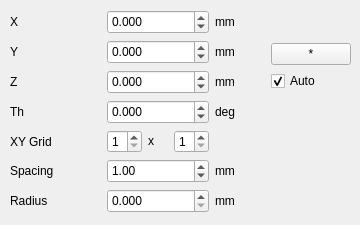
    <widget class="QWidget" name="tab_1">
     <attribute name="title">
      <string>Grid</string>
     </attribute>
     <widget class="QWidget" name="gridLayoutWidget_5">
      <property name="geometry">
       <rect>
        <x>10</x>
        <y>10</y>
        <width>341</width>
        <height>206</height>
       </rect>
      </property>
      <layout class="QGridLayout" name="gridLayout_5">
       <item column="4" row="3">
        <widget class="QLabel" name="label_154">
         <property name="maximumSize">
          <size>
           <width>50</width>
           <height>24</height>
          </size>
         </property>
         <property name="text">
          <string>deg</string>
         </property>
        </widget>
       </item>
       <item colspan="3" column="1" row="1">
        <widget class="QDoubleSpinBox" name="spinBox_sample_y">
         <property name="maximumSize">
          <size>
           <width>130</width>
           <height>24</height>
          </size>
         </property>
         <property name="decimals">
          <number>3</number>
         </property>
         <property name="minimum">
          <double>-100000.000000000000000</double>
         </property>
         <property name="maximum">
          <double>100000.000000000000000</double>
         </property>
         <property name="value">
          <double>0.000000000000000</double>
         </property>
        </widget>
       </item>
       <item colspan="3" column="1" row="6">
        <widget class="QDoubleSpinBox" name="spinBox_sample_radius">
         <property name="maximumSize">
          <size>
           <width>130</width>
           <height>24</height>
          </size>
         </property>
         <property name="decimals">
          <number>3</number>
         </property>
         <property name="minimum">
          <double>0.000000000000000</double>
         </property>
         <property name="maximum">
          <double>100000.000000000000000</double>
         </property>
         <property name="value">
          <double>0.000000000000000</double>
         </property>
        </widget>
       </item>
       <item column="0" row="5">
        <widget class="QLabel" name="label_148">
         <property name="maximumSize">
          <size>
           <width>16777215</width>
           <height>24</height>
          </size>
         </property>
         <property name="text">
          <string>Spacing</string>
         </property>
        </widget>
       </item>
       <item column="0" row="0">
        <widget class="QLabel" name="label_116">
         <property name="maximumSize">
          <size>
           <width>16777215</width>
           <height>24</height>
          </size>
         </property>
         <property name="text">
          <string>X</string>
         </property>
        </widget>
       </item>
       <item column="0" row="6">
        <widget class="QLabel" name="label_124">
         <property name="maximumSize">
          <size>
           <width>16777215</width>
           <height>24</height>
          </size>
         </property>
         <property name="text">
          <string>Radius</string>
         </property>
        </widget>
       </item>
       <item column="0" row="1">
        <widget class="QLabel" name="label_117">
         <property name="maximumSize">
          <size>
           <width>16777215</width>
           <height>24</height>
          </size>
         </property>
         <property name="text">
          <string>Y</string>
         </property>
        </widget>
       </item>
       <item column="0" row="2">
        <widget class="QLabel" name="label_125">
         <property name="maximumSize">
          <size>
           <width>16777215</width>
           <height>24</height>
          </size>
         </property>
         <property name="text">
          <string>Z</string>
         </property>
        </widget>
       </item>
       <item column="4" row="1">
        <widget class="QLabel" name="label_150">
         <property name="maximumSize">
          <size>
           <width>50</width>
           <height>24</height>
          </size>
         </property>
         <property name="text">
          <string>mm</string>
         </property>
        </widget>
       </item>
       <item column="5" row="0" rowspan="4">
        <layout class="QGridLayout" name="gridLayout_6">
         <item column="0" row="0">
          <spacer name="verticalSpacer">
           <property name="orientation">
            <enum>Qt::Vertical</enum>
           </property>
           <property name="sizeHint" stdset="0">
            <size>
             <width>20</width>
             <height>40</height>
            </size>
           </property>
          </spacer>
         </item>
         <item column="0" row="2">
          <widget class="QCheckBox" name="checkBox_auto_position">
           <property name="maximumSize">
            <size>
             <width>60</width>
             <height>24</height>
            </size>
           </property>
           <property name="text">
            <string>Auto</string>
           </property>
           <property name="checked">
            <bool>true</bool>
           </property>
          </widget>
         </item>
         <item column="0" row="1">
          <widget class="QPushButton" name="push_get_sample_position">
           <property name="text">
            <string>*</string>
           </property>
          </widget>
         </item>
         <item column="0" row="3">
          <spacer name="verticalSpacer_2">
           <property name="orientation">
            <enum>Qt::Vertical</enum>
           </property>
           <property name="sizeHint" stdset="0">
            <size>
             <width>20</width>
             <height>40</height>
            </size>
           </property>
          </spacer>
         </item>
        </layout>
       </item>
       <item column="0" row="3">
        <widget class="QLabel" name="label_126">
         <property name="maximumSize">
          <size>
           <width>16777215</width>
           <height>24</height>
          </size>
         </property>
         <property name="text">
          <string>Th</string>
         </property>
        </widget>
       </item>
       <item column="0" row="4">
        <widget class="QLabel" name="label_147">
         <property name="maximumSize">
          <size>
           <width>16777215</width>
           <height>24</height>
          </size>
         </property>
         <property name="text">
          <string>XY Grid</string>
         </property>
        </widget>
       </item>
       <item column="2" row="4">
        <widget class="QLabel" name="label_139">
         <property name="maximumSize">
          <size>
           <width>20</width>
           <height>20</height>
          </size>
         </property>
         <property name="text">
          <string>x</string>
         </property>
        </widget>
       </item>
       <item colspan="3" column="1" row="0">
        <widget class="QDoubleSpinBox" name="spinBox_sample_x">
         <property name="maximumSize">
          <size>
           <width>130</width>
           <height>24</height>
          </size>
         </property>
         <property name="decimals">
          <number>3</number>
         </property>
         <property name="minimum">
          <double>-100000.000000000000000</double>
         </property>
         <property name="maximum">
          <double>100000.000000000000000</double>
         </property>
         <property name="value">
          <double>0.000000000000000</double>
         </property>
        </widget>
       </item>
       <item colspan="3" column="1" row="5">
        <widget class="QDoubleSpinBox" name="spinBox_grid_spacing">
         <property name="maximumSize">
          <size>
           <width>130</width>
           <height>24</height>
          </size>
         </property>
         <property name="value">
          <double>1.000000000000000</double>
         </property>
        </widget>
       </item>
       <item column="4" row="0">
        <widget class="QLabel" name="label_151">
         <property name="maximumSize">
          <size>
           <width>50</width>
           <height>24</height>
          </size>
         </property>
         <property name="text">
          <string>mm</string>
         </property>
        </widget>
       </item>
       <item colspan="3" column="1" row="3">
        <widget class="QDoubleSpinBox" name="spinBox_sample_th">
         <property name="maximumSize">
          <size>
           <width>130</width>
           <height>24</height>
          </size>
         </property>
         <property name="decimals">
          <number>3</number>
         </property>
         <property name="minimum">
          <double>-100000.000000000000000</double>
         </property>
         <property name="maximum">
          <double>100000.000000000000000</double>
         </property>
         <property name="value">
          <double>0.000000000000000</double>
         </property>
        </widget>
       </item>
       <item column="4" row="5">
        <widget class="QLabel" name="label_149">
         <property name="maximumSize">
          <size>
           <width>50</width>
           <height>24</height>
          </size>
         </property>
         <property name="text">
          <string>mm</string>
         </property>
        </widget>
       </item>
       <item column="4" row="6">
        <widget class="QLabel" name="label_153">
         <property name="maximumSize">
          <size>
           <width>50</width>
           <height>24</height>
          </size>
         </property>
         <property name="text">
          <string>mm</string>
         </property>
        </widget>
       </item>
       <item column="4" row="2">
        <widget class="QLabel" name="label_152">
         <property name="maximumSize">
          <size>
           <width>50</width>
           <height>24</height>
          </size>
         </property>
         <property name="text">
          <string>mm</string>
         </property>
        </widget>
       </item>
       <item colspan="3" column="1" row="2">
        <widget class="QDoubleSpinBox" name="spinBox_sample_z">
         <property name="maximumSize">
          <size>
           <width>130</width>
           <height>24</height>
          </size>
         </property>
         <property name="decimals">
          <number>3</number>
         </property>
         <property name="minimum">
          <double>-100000.000000000000000</double>
         </property>
         <property name="maximum">
          <double>100000.000000000000000</double>
         </property>
         <property name="value">
          <double>0.000000000000000</double>
         </property>
        </widget>
       </item>
       <item column="3" row="4">
        <widget class="QSpinBox" name="spinBox_grid_y_points">
         <property name="maximumSize">
          <size>
           <width>35</width>
           <height>24</height>
          </size>
         </property>
         <property name="minimum">
          <number>1</number>
         </property>
         <property name="value">
          <number>1</number>
         </property>
        </widget>
       </item>
       <item column="1" row="4">
        <widget class="QSpinBox" name="spinBox_grid_x_points">
         <property name="maximumSize">
          <size>
           <width>35</width>
           <height>24</height>
          </size>
         </property>
         <property name="minimum">
          <number>1</number>
         </property>
         <property name="value">
          <number>1</number>
         </property>
        </widget>
       </item>
      </layout>
     </widget>
    </widget>
